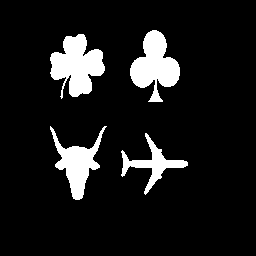
%> input picture match1.gif, 256 x 256 px
$ octave part2a.m   (GNU Octave 9; MATLAB toolbox functions it lacks are replaced by stand-ins)
%> lines starting %> are read from the running program, lines starting %| are printed output that depends on the picture; in (x1, y1, x2, y2) boxes, pixels count from 0 and x2, y2 are one past the last pixel; in counts of white or black regions, pixels touching at a corner belong together; the program's own positions count from 1
### gif2b.m
function [trans] = gif2b(X)

trans = X;
%> trans: size 256x256 uint8; values 0 (black) and 1 (white), 10% white; 4 white regions, box (x1, y1, x2, y2) and area: (50, 34, 105, 99) 2125, (130, 30, 180, 102) 1945, (50, 126, 107, 200) 1511, (121, 133, 188, 195) 1003
[M,N] = size(trans);
%> M = 256; N = 256
for i = 1 : M
    for j = 1 : N
        if trans(i,j) == 1
            trans(i,j) = 255;
        elseif trans(i,j) == 0
            trans(i,j) = 0;
        end
    end
end
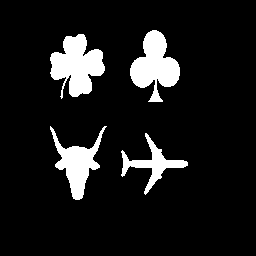
%> trans: size 256x256 uint8; 10% white; 4 white regions, box (x1, y1, x2, y2) and area: (50, 34, 105, 99) 2125, (130, 30, 180, 102) 1945, (50, 126, 107, 200) 1511, (121, 133, 188, 195) 1003
end

### getImages.m
function [rt, item] = getImages(X)
[M,N] = size(X);
originX = X;
rt = cell(100,1);
item = 0;

for i = 1:M
    for j = 1:N
        if X(i,j) == 255
            [X, a, b, c, d] = pollu(X, i, j);
            item = item +1;
            rt{item,1} = originX(a:b,c:d);


        end
    end
end
%> X: size 256x256 uint8; 10.05% of pixels changed, all inside (x1, y1, x2, y2) = (50, 30, 188, 200)
%> after the loop, a = 134; b = 195; c = 122; d = 188; item = 4; rt = 100 items


end

### lo2uint.m
% ==============================================================
% Module: lo2uint.m
%
% Usage: Helper function
%
% Purpose:
%   Doing a lo2uint operation.
%
% Input Variables:
%   X The image to process with
%
% Returned Results:
%   trans An image after transformation
%
% Processing Flow:
%   1. Get size for X
%   2. Transform all pixels
%   3. Write output image
%
%
% Author: Junzhe Huang, Yiyang Mei, Tianhui Li
% Date: 01/29/2023
% ===============================================================*

function [trans] = lo2uint(X)
trans = uint8(X.Neighborhood);
[M,N] = size(trans);
for i = 1 : M
    for j = 1 : N
        if trans(i,j) == 1
            trans(i,j) = 0;
        elseif trans(i,j) == 0
            trans(i,j) = 255;
        end
    end
end
end

### getInfo.m
function [table] = getInfo(temp,B)
currSE = B;
r = 1;
conti = true;
Ur = sum(temp(:))/255;
table = zeros(4,100);
table(2,1) = Ur;
while conti
    %imtool close all
    curr = erosion(temp, currSE);
    %imtool(curr)
    %imtool(currSE)
    currGrabulometry = dilation(curr, currSE);
    %imtool(currGrabulometry)
    mXrB = sum(currGrabulometry(:))/255;
    table(1,r+1) = r;
    table(2,r+1) = mXrB;
    table(3,r) = (table(2,r) - table(2,r+1))/Ur;
    r = r+1;
    currSE = lo2uint(strel(zeros(r+r+1,r+r+1)));
    if sum(curr) == 0
        conti = false;
    end
end
table = table(1:3,1:r);
HXB = 0;
psum = 0;
for i=1:r-1
    if table(3,i) ~= 0
        HXB = HXB - table(3,i) * log(table(3,i));
    end


    psum = psum + table(3,i);
end
table(4,1) = HXB;
table(4,2) = psum;
end

### checkDiff.m
function [rt] = checkDiff(table1,table2)
[M1,N1] = size(table1);
[M2,N2] = size(table2);
M = max(M1,M2);

i = 1;
curr = 0;
set1 = cell(100,1);
set2 = cell(100,1);
while i < M
    curr = curr + 1;
    set1{curr,1} = table1(i:i+3,1:N1);
    set2{curr,1} = table2(i:i+3,1:N2);
    i = i + 5;
end
rt = zeros(curr,curr);
for i=1:curr
    for j=1:curr
        rt(i,j) = calcDiff(set1{i,1}, set2{j,1});
    end
end

end

### part2a.m
imtool close all
clearvars -except table1 table2

f=gif2b(imread('match1.gif'));
%f=gif2b(imread('match3.gif'));


[images1, num1] = getImages(f);
%> images1 = 100 items; num1 = 4
table1 = zeros(100,100);
curr = 0;
maxN1 = 0;
B = [0 0 0; 0 0 0; 0 0 0];
B = lo2uint(strel(B));
imtool(images1{1,1})
imtool(images1{2,1})
imtool(images1{3,1})
imtool(images1{4,1})
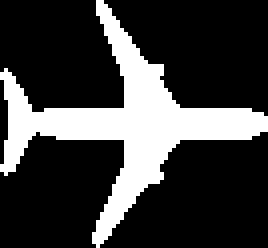
%> displayed picture: size 62x67, on the screen's scale of 0 to 255 (shown 4 times larger); 24.1% white; 1 white region, box (x1, y1, x2, y2) and area: (0, 0, 67, 62) 1003

for i = 1:4
    tempTable = getInfo(images1{i,1},B);
    [M,N] = size(tempTable);
    curr = curr + 1;
    table1(curr:curr+M-1, 1:N) = tempTable;
    curr = curr + M;
    maxN1 = max(maxN1, N);
end
%> this loop made 4 passes
%> (Ur in getInfo, N, curr, maxN1) on passes 1 to 4: (1945, 12, 5, 12), (2125, 12, 10, 12), (1511, 13, 15, 13), (1003, 7, 20, 13)
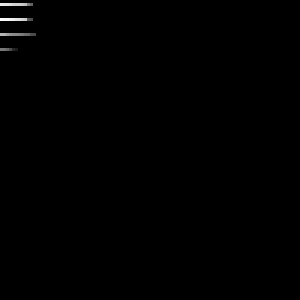
%> table1: size 100x100 double (shown 3 times larger); min 0, max 2125, mean 5.4; drawn with min black and max white
table1 = table1(1:5*num1, 1:maxN1);
f=gif2b(imread('match3.gif'));
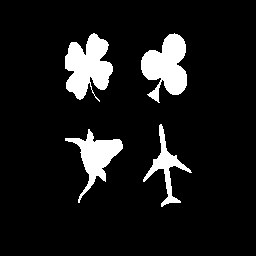
%> input picture match3.gif, 256 x 256 px
%> in gif2b (call 2), `trans = X;`: trans: size 256x256 uint8; values 0 (black) and 1 (white), 9.5% white; 4 white regions, box (x1, y1, x2, y2) and area: (65, 33, 113, 102) 2053, (141, 33, 187, 103) 1921, (65, 129, 123, 203) 1397, (143, 124, 192, 207) 871
%> after the loop in gif2b (call 2), `for i = 1 : M`:
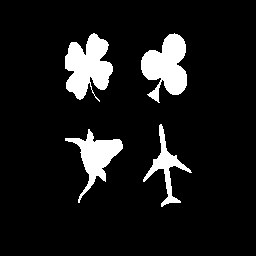
%> trans: size 256x256 uint8; 9.5% white; 4 white regions, box (x1, y1, x2, y2) and area: (65, 33, 113, 102) 2053, (141, 33, 187, 103) 1921, (65, 129, 123, 203) 1397, (143, 124, 192, 207) 871


[images2, num2] = getImages(f);
%> images2 = 100 items; num2 = 4
table2 = zeros(100,100);
curr = 0;
maxN2 = 0;
B = [0 0 0; 0 0 0; 0 0 0];
B = lo2uint(strel(B));
imtool(images2{1,1})
imtool(images2{2,1})
imtool(images2{3,1})
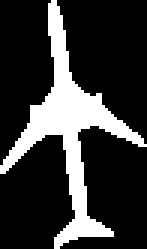
%> displayed picture: size 83x49, on the screen's scale of 0 to 255 (shown 3 times larger); 21.4% white; 1 white region, box (x1, y1, x2, y2) and area: (0, 0, 49, 83) 871
imtool(images2{4,1})
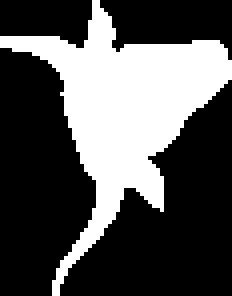
%> displayed picture: size 74x58, on the screen's scale of 0 to 255 (shown 4 times larger); 32.5% white; 1 white region, box (x1, y1, x2, y2) and area: (0, 0, 58, 74) 1397

for i = 1:4
    tempTable = getInfo(images2{i,1},B);
    [M,N] = size(tempTable);
    curr = curr + 1;
    table2(curr:curr+M-1, 1:N) = tempTable;
    curr = curr + M;
    maxN2 = max(maxN2, N);
end
%> this loop made 4 passes
%> (Ur in getInfo, N, curr, maxN2) on passes 1 to 4: (2053, 12, 5, 12), (1921, 14, 10, 14), (871, 7, 15, 14), (1397, 13, 20, 14)
table2 = table2(1:5*num2, 1:maxN2);

diffs1 = checkDiff(table1,table2);
%> in checkDiff, `[M1,N1] = size(table1);`: M1 = 20; N1 = 13
%> in checkDiff, `[M2,N2] = size(table2);`: M2 = 20; N2 = 14
%> in checkDiff, `M = max(M1,M2);`: M = 20
%> the loop in checkDiff, `while i < M` made 4 passes
%> i on passes 1 to 4: 6, 11, 16, 21
%> after the loop in checkDiff, `while i < M`: set1 = 100 items
%> the loop in checkDiff, `for i=1:curr` made 4 passes
%> after the loop in checkDiff, `for i=1:curr`: rt = [2276 2144 14742 7154; 1677 4013 15645 8079; 6417 6851 9717 979; 13195 15795 773 7965]
%> diffs1 has the same summary as rt in checkDiff
